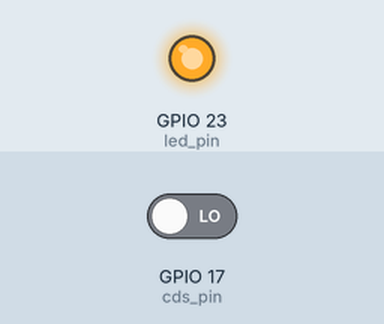
This program was run on a simulated Raspberry Pi (BCM pin numbers). Parts: output pins drawn as LEDs (lit = HIGH). Inputs (shaded band) come from the test bench; at power-on: GPIO 17 (cds_pin) LOW.

Above: at 1.2 s.
1.3 s: GPIO 17 (cds_pin) driven HIGH
At 1.7 s:
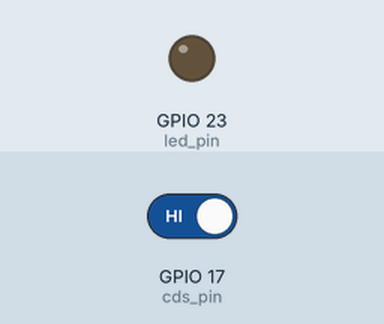
2.8 s: GPIO 17 (cds_pin) driven LOW
At 4.0 s:
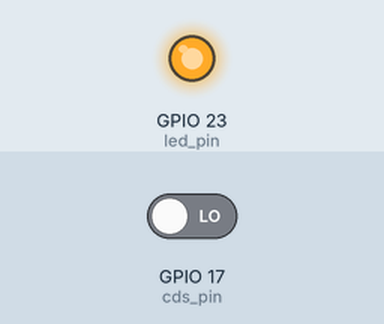
Timing chart, 0 to 5.8 s (numbered marks = the images above; inputs shaded):
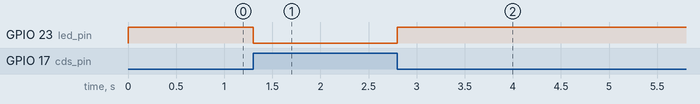

Measured:
- after the input at 1.3 s, GPIO 23 (led_pin): HIGH → LOW at once
- after the input at 2.8 s, GPIO 23 (led_pin): LOW → HIGH at once

The program:

cdstest.py
```python
#!/usr/bin/env python3

#----------#
# 暗くなったらLEDを点灯する
# ※分圧回路を使ってセンサを読む
#----------#

import wiringpi as pi, time

led_pin = 23 # LED
cds_pin = 17 # CDS
pi.wiringPiSetupGpio()
pi.pinMode( led_pin , 1 ) # led_pinをOutputに設定
pi.pinMode( cds_pin , 0 ) # cds_pinをInputに設定

while True:
	if ( pi.digitalRead(cds_pin) == 1 ): # 明るい時(CDSの抵抗が小さい時)
		pi.digitalWrite( led_pin, 0 ) # LEDが消灯
	else:
		pi.digitalWrite( led_pin, 1 ) # LEDが点灯
```
